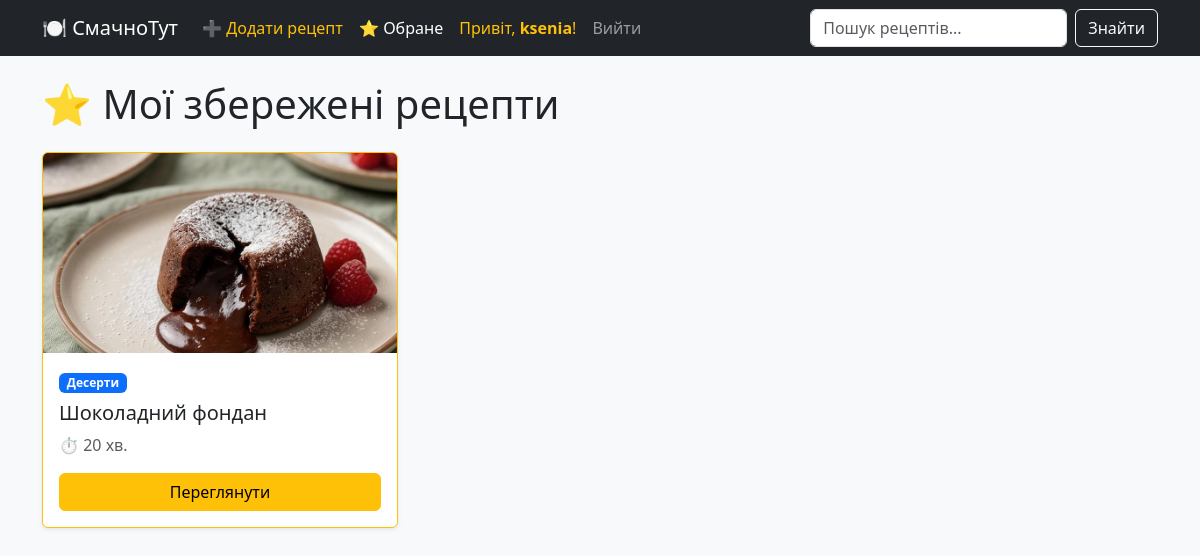
The page /favorites/ (signed in) on the database its author committed.
### recipes/models.py (models this page shows, shortened)
class Recipe(models.Model):
    title = models.CharField(max_length=200, verbose_name="Назва рецепта")
    ingredients = models.TextField(verbose_name="Інгредієнти",
                                   help_text="Вкажіть інгредієнти та їхню кількість (кожен з нового рядка)")
    description = models.TextField(verbose_name="Кроки приготування")
    cooking_time = models.PositiveIntegerField(help_text="Час приготування у хвилинах")
    image = models.ImageField(upload_to='recipes/images/', verbose_name="Фото страви")
    category = models.ForeignKey(Category, on_delete=models.CASCADE, related_name='recipes')
    author = models.ForeignKey(User, on_delete=models.CASCADE, related_name='recipes')
    likes = models.ManyToManyField(User, related_name='liked_recipes', blank=True)
    favorites = models.ManyToManyField(User, related_name='favorite_recipes', blank=True)
    created_at = models.DateTimeField(auto_now_add=True)

class Category(models.Model):
    name = models.CharField(max_length=100, unique=True, verbose_name="Назва категорії")
    class Meta:
        verbose_name_plural = "Categories" # Ось це виправить граматику в адмінці

### recipes/views.py (the view)
# urls.py: path('favorites/', views.favorites_list, name='favorites_list'), # НОВИЙ РЯДОК
@login_required
def favorites_list(request):
    favorite_recipes = Recipe.objects.filter(favorites=request.user).order_by('-created_at')
    return render(request, 'recipes/favorites.html', {'recipes': favorite_recipes})

### recipes/templates/recipes/favorites.html
{% extends 'recipes/base.html' %}
{% block content %}
<h1 class="mb-4">⭐ Мої збережені рецепти</h1>
<div class="row row-cols-1 row-cols-md-3 g-4">
    {% for recipe in recipes %}
    <div class="col">
        <div class="card h-100 shadow-sm border-warning">
            {% if recipe.image %}
                <img src="{{ recipe.image.url }}" class="card-img-top recipe-img" alt="{{ recipe.title }}">
            {% endif %}
            <div class="card-body">
                <span class="badge bg-primary mb-2">{{ recipe.category.name }}</span>
                <h5 class="card-title">{{ recipe.title }}</h5>
                <p class="card-text text-muted">⏱️ {{ recipe.cooking_time }} хв.</p>
                <a href="{% url 'recipes:recipe_detail' recipe.id %}" class="btn btn-warning w-100">Переглянути</a>
            </div>
        </div>
    </div>
    {% empty %}
    <div class="col-12 text-center mt-5">
        <h3>У вас ще немає збережених рецептів.</h3>
        <p>Натисніть зірочку на сторінці рецепта, щоб він з'явився тут!</p>
        <a href="{% url 'recipes:recipe_list' %}" class="btn btn-primary">Шукати рецепти</a>
    </div>
    {% endfor %}
</div>
{% endblock content %}

### recipes/templates/recipes/base.html (shortened to what this page needs)
<!DOCTYPE html>
<html lang="uk">
<head>
    <link href="https://cdn.jsdelivr.net/npm/bootstrap@5.3.0/dist/css/bootstrap.min.css" rel="stylesheet">
</head>
<body>
<nav class="navbar navbar-expand-lg navbar-dark bg-dark mb-4">
    <div class="container">
        <a class="navbar-brand" href="{% url 'recipes:recipe_list' %}">🍽️ СмачноТут</a>
        <div class="collapse navbar-collapse" id="navbarNav">
            <ul class="navbar-nav me-auto">
                {% if user.is_authenticated %}
                <li class="nav-item">
    <a class="nav-link text-warning" href="{% url 'recipes:recipe_create' %}">➕ Додати рецепт</a>
</li>
                    <li class="nav-item">
                        <a class="nav-link text-white" href="{% url 'recipes:favorites_list' %}">⭐ Обране</a>
                    </li>
                    <li class="nav-item">
                        <span class="nav-link text-warning">Привіт, <strong>{{ user.username }}</strong>!</span>
                    </li>
                    <li class="nav-item">
                        <form method="POST" action="{% url 'logout' %}" class="d-inline">
                            <button type="submit" class="btn btn-link nav-link">Вийти</button>
                        </form>
                    </li>
                {% endif %}
            </ul>
            <form class="d-flex" action="{% url 'recipes:recipe_list' %}" method="GET">
                <input class="form-control me-2" type="search" placeholder="Пошук рецептів..." name="q" value="{{ request.GET.q }}">
                <button class="btn btn-outline-light" type="submit">Знайти</button>
            </form>
        </div>
    </div>
</nav>
<div class="container">
    {% block content %}
    {% endblock content %}
</div>
</body>
</html>

### recipes/templates/recipes/base.html (style rules this page uses)
body { background-color: #f8f9fa; }
.recipe-img { object-fit: cover; height: 200px; width: 100%; }

### rows shown on the page
Recipe: image (picture), category.name "Десерти", title "Шоколадний фондан", cooking_time "20"

### other values the page prints
{{ user.username }} "ksenia"
